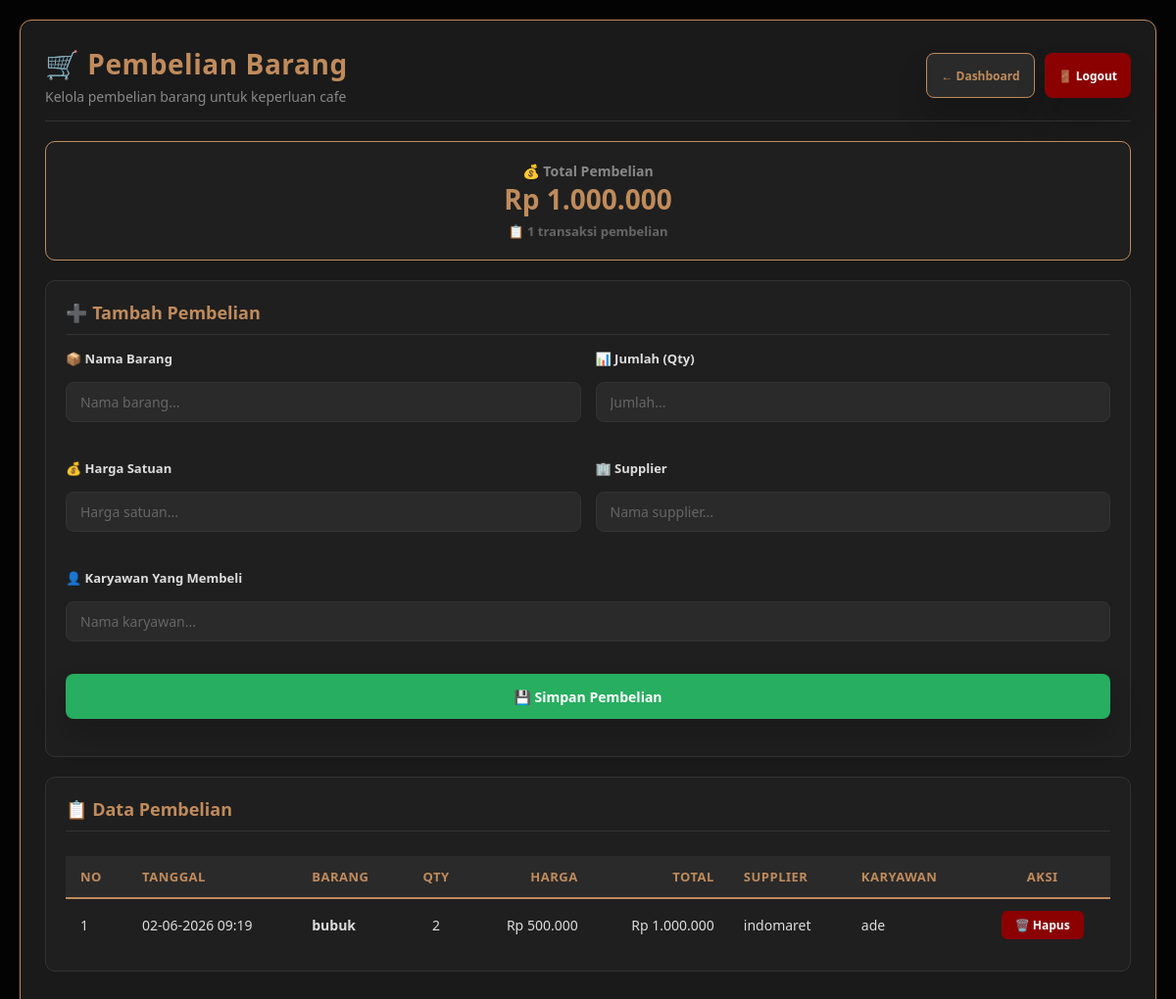
Screenshot of /warungcakmol-copy-2/.contohteman/cafeku_adi/admin/pembelian.php (signed in) with the database file from the repository.
### tables this page shows
CREATE TABLE `pembelian` (
  `id` int(11) NOT NULL,
  `tanggal` datetime DEFAULT current_timestamp(),
  `nama_barang` varchar(100) DEFAULT NULL,
  `qty` int(11) DEFAULT NULL,
  `harga` int(11) DEFAULT NULL,
  `total` int(11) DEFAULT NULL,
  `supplier` varchar(100) DEFAULT NULL,
  `karyawan` varchar(100) DEFAULT NULL
);

### warungcakmol-copy-2/.contohteman/cafeku_adi/admin/pembelian.php (the view, shortened to what this page needs)
<?php
include '../fungsi.php';
$totalPembelian = mysqli_fetch_assoc(mysqli_query($conn, "
    SELECT SUM(total) as total
    FROM pembelian
"));
$data = mysqli_query($conn, "
    SELECT * FROM pembelian
    ORDER BY id DESC
");
$grandTotal = $totalPembelian['total'] ?? 0;
$totalData = mysqli_num_rows($data);
?>
<!DOCTYPE html>
<html lang="id">
<head>
    <link rel="stylesheet" href="../css/style-admin.css">
</head>
<body>
<div class="admin-container">
    <div class="page-header">
        <div>
            <h1>🛒 Pembelian Barang</h1>
            <div class="subtitle">Kelola pembelian barang untuk keperluan cafe</div>
        </div>
        <div class="header-actions">
            <a href="index.php" class="btn btn-primary btn-sm">← Dashboard</a>
            <a href="../logout.php" class="btn btn-danger btn-sm">🚪 Logout</a>
        </div>
    </div>
    <div class="total-box">
        <div class="label">💰 Total Pembelian</div>
        <div class="value">Rp <?= number_format($grandTotal, 0, ',', '.') ?></div>
        <div style="color:#666; font-size:13px; margin-top:5px;">
            📋 <?= $totalData ?> transaksi pembelian
        </div>
    </div>
    <div class="card">
        <div class="card-header">
            <h3>➕ Tambah Pembelian</h3>
        </div>
        <form method="POST">
            <div class="form-grid">
                <div class="form-group">
                    <label for="nama_barang">📦 Nama Barang</label>
                    <input type="text" id="nama_barang" name="nama_barang" class="form-control" placeholder="Nama barang..." required>
                </div>
                <div class="form-group">
                    <label for="qty">📊 Jumlah (Qty)</label>
                    <input type="number" id="qty" name="qty" class="form-control" placeholder="Jumlah..." required min="1">
                </div>
                <div class="form-group">
                    <label for="harga">💰 Harga Satuan</label>
                    <input type="number" id="harga" name="harga" class="form-control" placeholder="Harga satuan..." required min="1">
                </div>
                <div class="form-group">
                    <label for="supplier">🏢 Supplier</label>
                    <input type="text" id="supplier" name="supplier" class="form-control" placeholder="Nama supplier..." required>
                </div>
                <div class="form-group" style="grid-column: 1 / -1;">
                    <label for="karyawan">👤 Karyawan Yang Membeli</label>
                    <input type="text" id="karyawan" name="karyawan" class="form-control" placeholder="Nama karyawan..." required>
                </div>
            </div>
            <button type="submit" name="simpan" class="btn btn-success btn-block">
                💾 Simpan Pembelian
            </button>
        </form>
    </div>
    <div class="card">
        <div class="card-header">
            <h3>📋 Data Pembelian</h3>
        </div>
        <div class="table-wrapper">
            <?php if (mysqli_num_rows($data) == 0): ?>
                <div class="empty-state">📭 Belum ada data pembelian</div>
            <?php else: ?>
                <table>
                    <thead>
                        <tr>
                            <th>No</th>
                            <th>Tanggal</th>
                            <th>Barang</th>
                            <th style="text-align:center;">Qty</th>
                            <th style="text-align:right;">Harga</th>
                            <th style="text-align:right;">Total</th>
                            <th>Supplier</th>
                            <th>Karyawan</th>
                            <th style="text-align:center;">Aksi</th>
                        </tr>
                    </thead>
                    <tbody>
                        <?php
                        $no = 1;
                        while ($d = mysqli_fetch_assoc($data)):
                        ?>
                            <tr>
                                <td><?= $no++ ?></td>
                                <td><?= date('d-m-Y H:i', strtotime($d['tanggal'])) ?></td>
                                <td><strong><?= htmlspecialchars($d['nama_barang']) ?></strong></td>
                                <td style="text-align:center;"><?= $d['qty'] ?></td>
                                <td style="text-align:right;">Rp <?= number_format($d['harga'], 0, ',', '.') ?></td>
                                <td style="text-align:right;" class="total-harga">Rp <?= number_format($d['total'], 0, ',', '.') ?></td>
                                <td><?= htmlspecialchars($d['supplier']) ?></td>
                                <td><?= htmlspecialchars($d['karyawan']) ?></td>
                                <td style="text-align:center;">
                                    <div class="action-group" style="justify-content:center;">
                                        <a class="btn-hapus" href="?hapus=<?= $d['id'] ?>" onclick="return confirm('Yakin ingin menghapus data pembelian <?= htmlspecialchars($d['nama_barang']) ?>?')">
                                            🗑️ Hapus
                                        </a>
                                    </div>
                                </td>
                            </tr>
                        <?php endwhile; ?>
                    </tbody>
                </table>
            <?php endif; ?>
        </div>
    </div>
</div>
</body>
</html>

### warungcakmol-copy-2/.contohteman/cafeku_adi/css/style-admin.css (style rules this page uses)
body { margin: 0; font-family: "Outfit", sans-serif; background: url("../poto/WhatsApp Image 2025-11-16 at 18.09.41_44c61466.jpg") center/cover fixed; color: #f6e7d8; background-attachment: fixed; }
body::before { content: ""; position: fixed; inset: 0; background: rgba(0, 0, 0, 0.72); z-index: -1; }
.admin-container { max-width: 1200px; margin: 40px auto; padding: 32px; background: rgba(23, 18, 15, 0.98); border-radius: 20px; border: 1px solid rgba(192, 139, 92, 0.35); box-shadow: 0 24px 80px rgba(0, 0, 0, 0.55); }
.admin-container, .login-box, .reg-box, .content-panel, .menu-panel, .struk-panel, .form-container { backdrop-filter: blur(14px); }
h1, h2 { text-align: center; color: #c08b5c; margin-top: 0; font-weight: 800; letter-spacing: 0.02em; }
.page-header { display: flex; flex-wrap: wrap; justify-content: space-between; align-items: center; gap: 20px; margin-bottom: 24px; }
.page-header h1 { margin: 0; font-size: 2.2rem; letter-spacing: 0.02em; }
button, input[type="submit"], input[type="reset"], .btn { display: inline-flex; align-items: center; justify-content: center; height: 46px; padding: 0 24px; background: linear-gradient(135deg, #c08b5c 0%, #f3d5a4 100%); color: #1a1a1a; text-decoration: none; border-radius: 14px; font-weight: 700; border: 1px solid rgba(255, 255, 255, 0.18); cursor: pointer; transition: transform 0.18s ease, box-shadow 0.18s ease, background 0.18s ease; font-size: 14px; white-space: nowrap; box-shadow: 0 18px 30px rgba(0, 0, 0, 0.18); }
.btn-success { background: linear-gradient(135deg, #27ae60 0%, #2ecc71 100%); color: white; }
.btn-danger { background: linear-gradient(135deg, #e74c3c 0%, #ff5b4e 100%); color: white; }
input, textarea, select, button, input[type="submit"], input[type="reset"] { width: 100%; padding: 14px 16px; margin: 10px 0 18px; background: #1d1915; border: 1px solid rgba(255, 255, 255, 0.18); border-radius: 12px; color: #f6e7d8; box-sizing: border-box; font-family: inherit; }
input::placeholder, textarea::placeholder { color: rgba(246, 231, 216, 0.65); }
button, input[type="submit"], input[type="reset"] { width: auto; }
.card { background: rgba(255, 255, 255, 0.05); border: 1px solid rgba(255, 255, 255, 0.12); border-radius: 18px; padding: 24px; margin-bottom: 24px; }
.total-box { background: rgba(255, 255, 255, 0.06); border: 1px solid rgba(255, 255, 255, 0.12); border-radius: 18px; padding: 22px; font-size: 18px; font-weight: 700; color: #f6e7d8; margin-bottom: 24px; }
.page-header { display: flex; flex-wrap: wrap; justify-content: space-between; align-items: center; gap: 16px; margin-bottom: 24px; }
.page-header h1 { margin: 0; text-align: left; font-size: 2rem; }
label { font-weight: 600; color: #c08b5c; display: block; margin-bottom: 5px; text-align: left; }
table { width: 100%; border-collapse: collapse; margin-top: 10px; }
th, td { padding: 12px 15px; text-align: left; border-bottom: 1px solid rgba(255, 255, 255, 0.1); }
th { background-color: rgba(192, 139, 92, 0.2); color: #c08b5c; }
.total-box { border-top: 1px solid rgba(192, 139, 92, 0.4); padding-top: 15px; }
.btn-success { background: #27ae60; color: white; border: none; }
.btn-danger { background: #e74c3c; color: white; border: none; }

### rows the page displays
pembelian: tanggal "02-06-2026 09:19", nama_barang "bubuk", qty "2", harga "500.000", total "1.000.000", supplier "indomaret", karyawan "ade"

### other values shown
$grandTotal "1.000.000"
$totalData "1"
